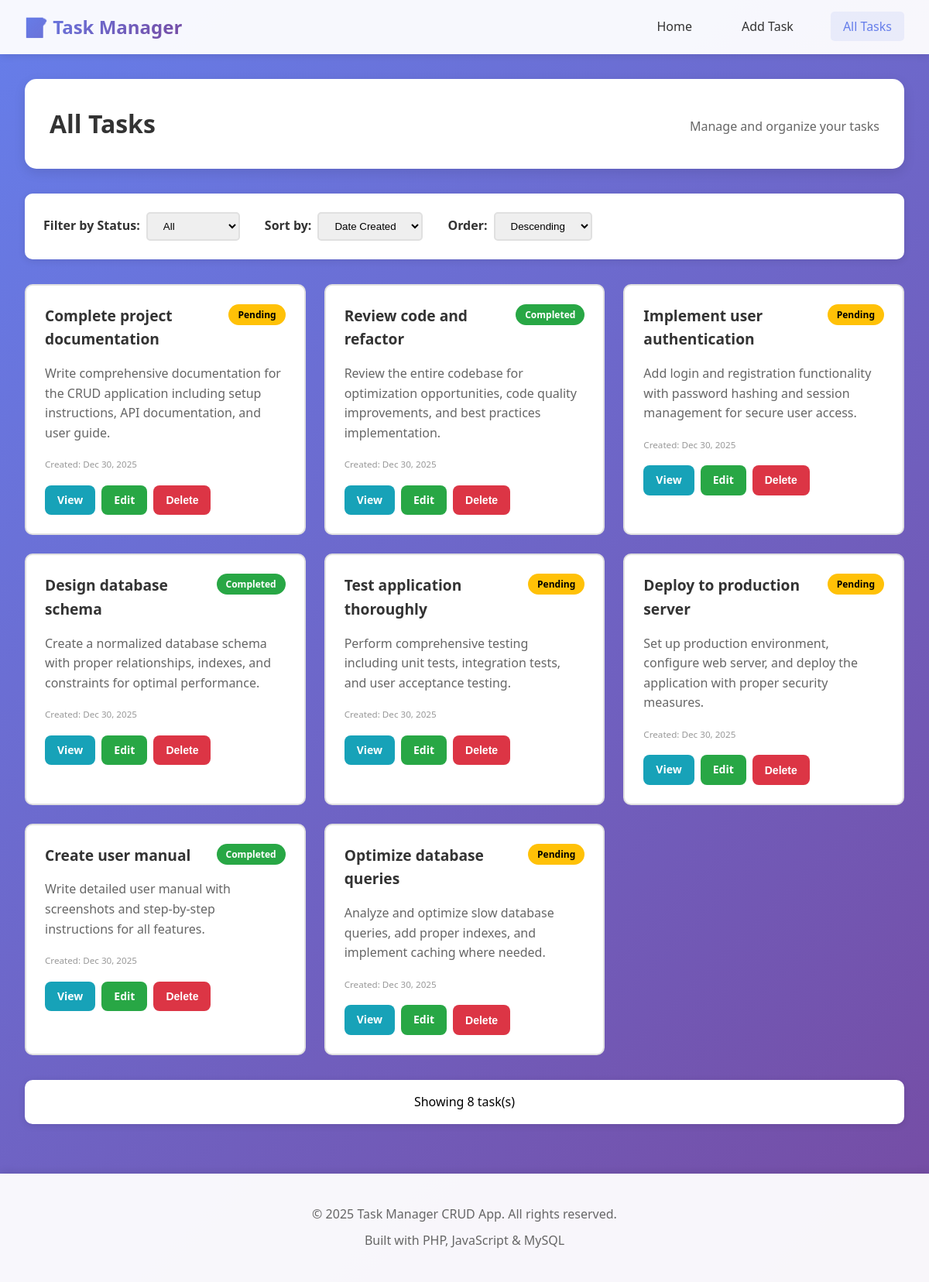
Page /list.php on the committed database.
### tables this page shows
CREATE TABLE IF NOT EXISTS tasks (
    id INT AUTO_INCREMENT PRIMARY KEY,
    title VARCHAR(255) NOT NULL,
    description TEXT,
    status ENUM('pending', 'completed') DEFAULT 'pending',
    created_at TIMESTAMP DEFAULT CURRENT_TIMESTAMP,
    updated_at TIMESTAMP DEFAULT CURRENT_TIMESTAMP ON UPDATE CURRENT_TIMESTAMP,
    INDEX idx_status (status),
    INDEX idx_created_at (created_at)
);

### list.php (the view, shortened to what this page needs)
<?php
$status = $_GET['status'] ?? 'all';
$sort = $_GET['sort'] ?? 'created_at';
$order = $_GET['order'] ?? 'DESC';
$pdo = getDBConnection();
$query = "SELECT * FROM tasks";
$allowedSort = ['title', 'status', 'created_at'];
$allowedOrder = ['ASC', 'DESC'];
if (in_array($sort, $allowedSort) && in_array($order, $allowedOrder)) {
    $query .= " ORDER BY $sort $order";
}
$stmt = $pdo->prepare($query);
$stmt->execute();
$tasks = $stmt->fetchAll();
require_once 'header.php';
?>
<div class="page-header">
    <h1>All Tasks</h1>
    <p>Manage and organize your tasks</p>
</div>
<div class="filter-bar">
    <div class="filter-group">
        <label>Filter by Status:</label>
        <select id="statusFilter" onchange="filterTasks()">
            <option value="all" <?php echo $status === 'all' ? 'selected' : ''; ?>>All</option>
        </select>
    </div>
    <div class="filter-group">
        <label>Sort by:</label>
        <select id="sortBy" onchange="filterTasks()">
            <option value="created_at" <?php echo $sort === 'created_at' ? 'selected' : ''; ?>>Date Created</option>
        </select>
    </div>
    <div class="filter-group">
        <label>Order:</label>
        <select id="orderBy" onchange="filterTasks()">
            <option value="DESC" <?php echo $order === 'DESC' ? 'selected' : ''; ?>>Descending</option>
        </select>
    </div>
</div>
<?php if (count($tasks) === 0): ?>
<div class="empty-state">
    <div class="empty-icon">📭</div>
    <h2>No tasks found</h2>
    <p>Start by creating your first task</p>
    <a href="create.php" class="btn btn-primary">Add New Task</a>
</div>
<?php else: ?>
<div class="task-grid">
    <?php foreach ($tasks as $task): ?>
    <div class="task-card">
        <div class="task-header">
            <h3><?php echo htmlspecialchars($task['title']); ?></h3>
            <span class="badge badge-<?php echo $task['status']; ?>">
                <?php echo ucfirst($task['status']); ?>
            </span>
        </div>
        <p class="task-description">
            <?php echo htmlspecialchars($task['description'] ?: 'No description'); ?>
        </p>
        <div class="task-meta">
            <small>Created: <?php echo date('M d, Y', strtotime($task['created_at'])); ?></small>
        </div>
        <div class="task-actions">
            <a href="view.php?id=<?php echo $task['id']; ?>" class="btn btn-info btn-sm">View</a>
            <a href="edit.php?id=<?php echo $task['id']; ?>" class="btn btn-success btn-sm">Edit</a>
            <button onclick="confirmDelete(<?php echo $task['id']; ?>)" class="btn btn-danger btn-sm">Delete</button>
        </div>
    </div>
    <?php endforeach; ?>
</div>
<div class="pagination">
    <p>Showing <?php echo count($tasks); ?> task(s)</p>
</div>
<?php endif; ?>
<?php require_once 'footer.php'; ?>

### header.php (shortened to what this page needs)
<!DOCTYPE html>
<html lang="en">
<head>
    <link rel="stylesheet" href="assets/css/style.css">
</head>
<body>
    <nav class="navbar">
        <div class="nav-container">
            <div class="nav-brand">
                <h1>📝 Task Manager</h1>
            </div>
            <ul class="nav-menu">
                <li><a href="index.php" class="<?php echo basename($_SERVER['PHP_SELF']) == 'index.php' ? 'active' : ''; ?>">Home</a></li>
                <li><a href="create.php" class="<?php echo basename($_SERVER['PHP_SELF']) == 'create.php' ? 'active' : ''; ?>">Add Task</a></li>
                <li><a href="list.php" class="<?php echo basename($_SERVER['PHP_SELF']) == 'list.php' ? 'active' : ''; ?>">All Tasks</a></li>
            </ul>
        </div>
    </nav>
    <div class="container">

### footer.php (shortened to what this page needs)
</div>
    <footer class="footer">
        <div class="footer-content">
            <p>&copy; <?php echo date('Y'); ?> Task Manager CRUD App. All rights reserved.</p>
            <p>Built with PHP, JavaScript & MySQL</p>
        </div>
    </footer>
</body>
</html>

### assets/css/style.css (style rules this page uses)
* { margin: 0; padding: 0; box-sizing: border-box; }
body { font-family: 'Segoe UI', Tahoma, Geneva, Verdana, sans-serif; background: linear-gradient(135deg, #667eea 0%, #764ba2 100%); min-height: 100vh; line-height: 1.6; }
.navbar { background: rgba(255, 255, 255, 0.95); box-shadow: 0 2px 10px rgba(0,0,0,0.1); position: sticky; top: 0; z-index: 1000; }
.nav-container { max-width: 1200px; margin: 0 auto; padding: 1rem 2rem; display: flex; justify-content: space-between; align-items: center; }
.nav-brand h1 { font-size: 1.5rem; background: linear-gradient(135deg, #667eea 0%, #764ba2 100%); background-clip: text; -webkit-text-fill-color: transparent; }
.nav-menu { display: flex; list-style: none; gap: 2rem; }
.nav-menu a { text-decoration: none; color: #333; font-weight: 500; transition: color 0.3s; padding: 0.5rem 1rem; border-radius: 5px; }
.nav-menu a:hover, .nav-menu a.active { color: #667eea; background: rgba(102, 126, 234, 0.1); }
.container { max-width: 1200px; margin: 2rem auto; padding: 0 2rem; }
.page-header { background: white; padding: 2rem; border-radius: 15px; margin-bottom: 2rem; box-shadow: 0 5px 15px rgba(0,0,0,0.1); display: flex; justify-content: space-between; align-items: center; }
.page-header h1 { font-size: 2rem; color: #333; }
.page-header p { color: #666; margin-top: 0.5rem; }
.btn { padding: 0.75rem 1.5rem; border: none; border-radius: 8px; font-size: 1rem; font-weight: 600; cursor: pointer; text-decoration: none; display: inline-block; transition: all 0.3s; }
.btn-success { background: #28a745; color: white; }
.btn-danger { background: #dc3545; color: white; }
.btn-info { background: #17a2b8; color: white; }
.btn-sm { padding: 0.5rem 1rem; font-size: 0.875rem; }
.filter-bar { background: white; padding: 1.5rem; border-radius: 10px; margin-bottom: 2rem; display: flex; gap: 2rem; flex-wrap: wrap; box-shadow: 0 2px 10px rgba(0,0,0,0.1); }
.filter-group { display: flex; align-items: center; gap: 0.5rem; }
.filter-group label { font-weight: 600; color: #333; }
.filter-group select { padding: 0.5rem 1rem; border: 2px solid #e0e0e0; border-radius: 5px; cursor: pointer; }
.task-list, .task-grid { display: grid; gap: 1.5rem; }
.task-grid { grid-template-columns: repeat(auto-fill, minmax(320px, 1fr)); }
.task-card { background: white; border: 2px solid #e0e0e0; border-radius: 10px; padding: 1.5rem; transition: all 0.3s; }
.task-header { display: flex; justify-content: space-between; align-items: start; margin-bottom: 1rem; }
.task-header h3 { color: #333; font-size: 1.2rem; flex: 1; }
.task-description { color: #666; margin-bottom: 1rem; line-height: 1.6; }
.task-meta { color: #999; font-size: 0.875rem; margin-bottom: 1rem; }
.task-actions { display: flex; gap: 0.5rem; flex-wrap: wrap; }
.badge { padding: 0.25rem 0.75rem; border-radius: 20px; font-size: 0.75rem; font-weight: 600; white-space: nowrap; }
.badge-pending { background: #ffc107; color: #000; }
.badge-completed { background: #28a745; color: white; }
.pagination { background: white; padding: 1rem; border-radius: 10px; text-align: center; margin-top: 2rem; box-shadow: 0 2px 10px rgba(0,0,0,0.1); }
.footer { background: rgba(255, 255, 255, 0.95); margin-top: 4rem; padding: 2rem; text-align: center; box-shadow: 0 -2px 10px rgba(0,0,0,0.1); }
.footer-content p { color: #666; margin: 0.5rem 0; }

### rows in the picture
tasks: title "Complete project documentation", status "Pending", description "Write comprehensive documentation for the CRUD application including setup instructions, API documentation, and user guide.", created_at "Dec 30, 2025"
tasks: title "Review code and refactor", status "Completed", description "Review the entire codebase for optimization opportunities, code quality improvements, and best practices implementation.", created_at "Dec 30, 2025"
tasks: title "Implement user authentication", status "Pending", description "Add login and registration functionality with password hashing and session management for secure user access.", created_at "Dec 30, 2025"
tasks: title "Design database schema", status "Completed", description "Create a normalized database schema with proper relationships, indexes, and constraints for optimal performance.", created_at "Dec 30, 2025"
tasks: title "Test application thoroughly", status "Pending", description "Perform comprehensive testing including unit tests, integration tests, and user acceptance testing.", created_at "Dec 30, 2025"
tasks: title "Deploy to production server", status "Pending", description "Set up production environment, configure web server, and deploy the application with proper security measures.", created_at "Dec 30, 2025"
tasks: title "Create user manual", status "Completed", description "Write detailed user manual with screenshots and step-by-step instructions for all features.", created_at "Dec 30, 2025"
tasks: title "Optimize database queries", status "Pending", description "Analyze and optimize slow database queries, add proper indexes, and implement caching where needed.", created_at "Dec 30, 2025"

### other values in the picture
count($tasks) "8"
